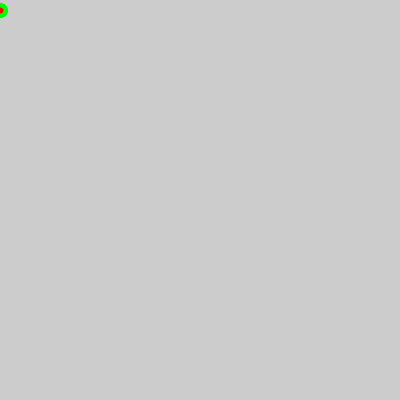
Frame 1 (no input)
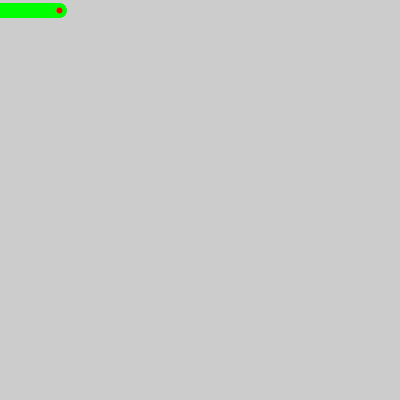
Frame 60 (the mouse pressed at the canvas centre just before this capture)
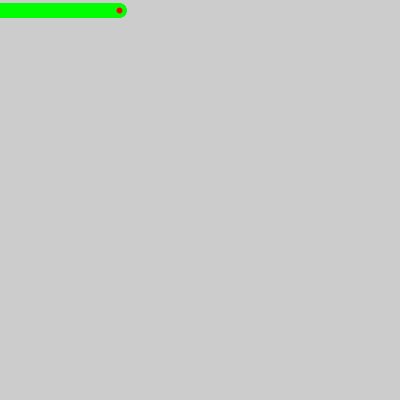
Frame 120 (the mouse held since frame 60 and released just before this capture)

The Processing sketch that drew these frames (run headless with seeded random() and noise(); from frame 60 on, the mouse is pressed at the canvas centre):

// Processing sketch: ifelse
// ── ifelse.pde
float x=0; 
float y=10; 
float xDelta=1;

void setup(){

size(400,400); 
frameRate(50);
} 

void draw(){
//background(0); 

fill(255,0,0); 
//ellipse(x,y,10,10);
stroke(0,255,0); 
strokeWeight(4); 
for(int i=0;i<10;i++){
ellipse(x,y,10,10); 
}

x=x+xDelta; 

    if(x>400){
    
    xDelta=-1;
    } 
    if(x<0){
    xDelta=1;
    }

}
